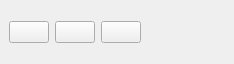
<ui version="4.0" >
 <class>uiMidiRecorder</class>
 <widget class="QDockWidget" name="uiMidiRecorder" >
  <property name="geometry" >
   <rect>
    <x>0</x>
    <y>0</y>
    <width>234</width>
    <height>64</height>
   </rect>
  </property>
  <property name="sizePolicy" >
   <sizepolicy vsizetype="Fixed" hsizetype="Fixed" >
    <horstretch>0</horstretch>
    <verstretch>0</verstretch>
   </sizepolicy>
  </property>
  <property name="windowTitle" >
   <string>Midi recorder</string>
  </property>
  <widget class="QWidget" name="dockWidgetContents" >
   <layout class="QHBoxLayout" name="horizontalLayout" >
    <item>
     <widget class="QPushButton" name="uiRecord" >
      <property name="sizePolicy" >
       <sizepolicy vsizetype="Maximum" hsizetype="Maximum" >
        <horstretch>0</horstretch>
        <verstretch>0</verstretch>
       </sizepolicy>
      </property>
      <property name="toolTip" >
       <string>Record</string>
      </property>
      <property name="text" >
       <string/>
      </property>
      <property name="icon" >
       <iconset>
        <normaloff>images/playback/record.svg</normaloff>images/playback/record.svg</iconset>
      </property>
     </widget>
    </item>
    <item>
     <widget class="QPushButton" name="uiPause" >
      <property name="sizePolicy" >
       <sizepolicy vsizetype="Maximum" hsizetype="Maximum" >
        <horstretch>0</horstretch>
        <verstretch>0</verstretch>
       </sizepolicy>
      </property>
      <property name="toolTip" >
       <string>Pause</string>
      </property>
      <property name="text" >
       <string/>
      </property>
      <property name="icon" >
       <iconset>
        <normaloff>images/playback/pause.svg</normaloff>images/playback/pause.svg</iconset>
      </property>
     </widget>
    </item>
    <item>
     <widget class="QPushButton" name="uiStop" >
      <property name="sizePolicy" >
       <sizepolicy vsizetype="Maximum" hsizetype="Maximum" >
        <horstretch>0</horstretch>
        <verstretch>0</verstretch>
       </sizepolicy>
      </property>
      <property name="toolTip" >
       <string>Stop</string>
      </property>
      <property name="text" >
       <string/>
      </property>
      <property name="icon" >
       <iconset>
        <normaloff>images/playback/stop.svg</normaloff>images/playback/stop.svg</iconset>
      </property>
     </widget>
    </item>
    <item>
     <widget class="QLabel" name="uiTime" >
      <property name="sizePolicy" >
       <sizepolicy vsizetype="Minimum" hsizetype="Minimum" >
        <horstretch>0</horstretch>
        <verstretch>0</verstretch>
       </sizepolicy>
      </property>
      <property name="minimumSize" >
       <size>
        <width>50</width>
        <height>0</height>
       </size>
      </property>
     </widget>
    </item>
   </layout>
  </widget>
 </widget>
 <resources/>
 <connections/>
</ui>
